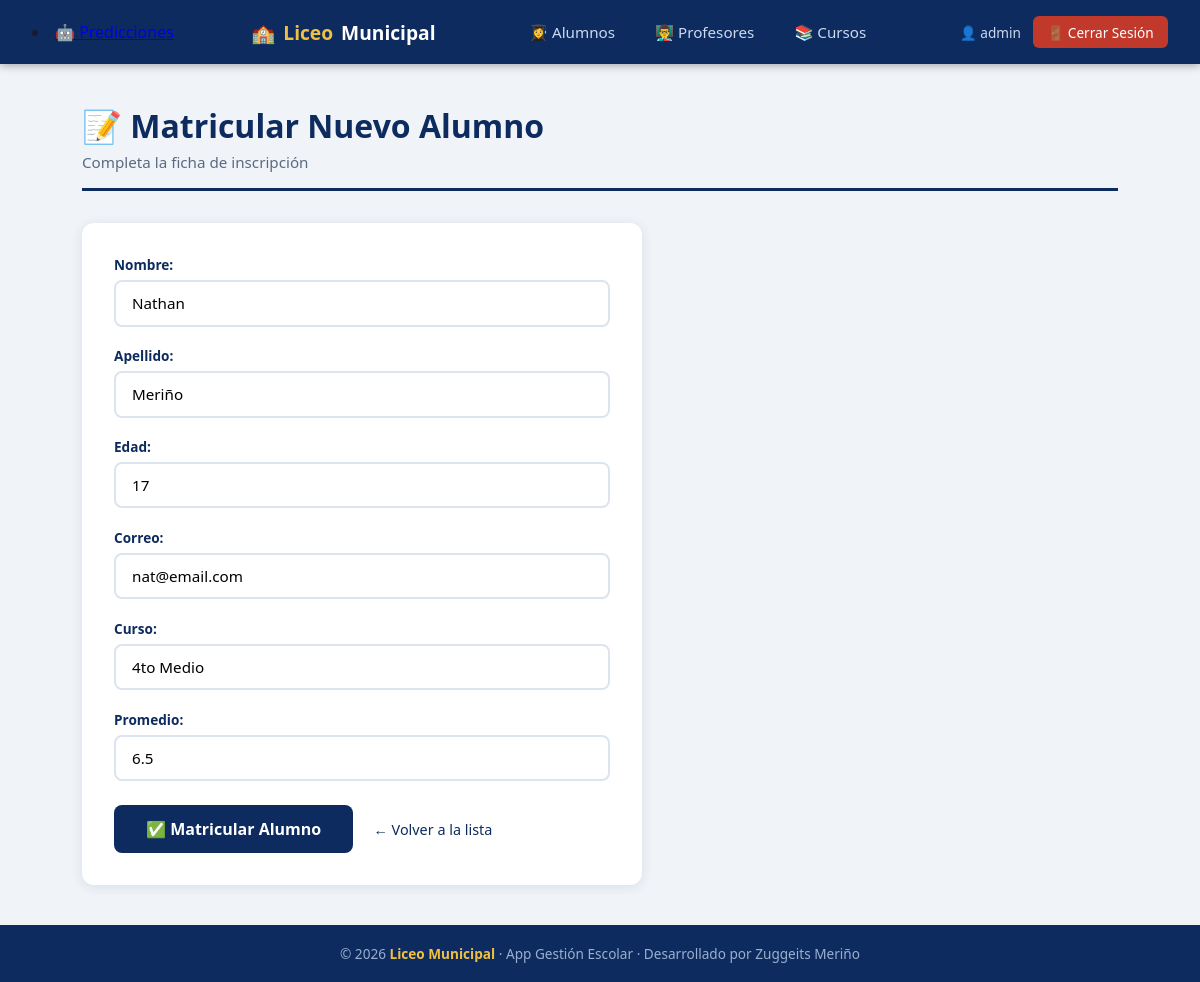
Page /alumnos/editar/2/ (signed in) on the committed database.
### alumnos/models.py (models this page shows, shortened)
class Alumno(models.Model):
    nombre   = models.CharField(max_length=100)
    apellido = models.CharField(max_length=100)
    edad     = models.IntegerField()
    correo   = models.EmailField(unique=True)
    curso    = models.CharField(max_length=10, default='Sin asignar')
    promedio = models.FloatField(default=0.0)
    class Meta:
        verbose_name = 'Alumno'
        verbose_name_plural = 'Alumnos'
        ordering = ['apellido', 'nombre']

### alumnos/views.py (the view)
# urls.py: path('editar/<int:pk>/',   views.editar_alumno,   name='editar'),
@login_required
def editar_alumno(request, pk):
    alumno = Alumno.objects.get(pk=pk)
    if request.method == 'POST':
        formulario = AlumnoForm(request.POST, instance=alumno)
        if formulario.is_valid():
            formulario.save()
            messages.success(request, f'✅ Los datos de {alumno.nombre} {alumno.apellido} fueron actualizados.')
            return redirect('alumnos:lista')
    else:
        formulario = AlumnoForm(instance=alumno)
    return render(request, 'alumnos/crear_alumno.html', {'formulario': formulario})

### alumnos/forms.py
class AlumnoForm(forms.ModelForm):
    class Meta:
        model  = Alumno
        fields = ['nombre', 'apellido', 'edad', 'correo', 'curso', 'promedio']
        widgets = {
            'nombre':   forms.TextInput(attrs={'class': 'campo-form', 'placeholder': 'Ej: Valentina'}),
            'apellido': forms.TextInput(attrs={'class': 'campo-form', 'placeholder': 'Ej: Rojas'}),
            'edad':     forms.NumberInput(attrs={'class': 'campo-form', 'placeholder': 'Ej: 15'}),
            'correo':   forms.EmailInput(attrs={'class': 'campo-form', 'placeholder': 'Ej: alumno@liceo.cl'}),
            'curso':    forms.TextInput(attrs={'class': 'campo-form', 'placeholder': 'Ej: 1°A'}),
            'promedio': forms.NumberInput(attrs={'class': 'campo-form', 'placeholder': 'Ej: 5.8'}),
        }

### alumnos/templates/alumnos/crear_alumno.html (shortened to what this page needs)
{% extends 'base.html' %}
{% block contenido %}
<div class="page-header">
    <h1>📝 Matricular Nuevo Alumno</h1>
    <p>Completa la ficha de inscripción</p>
</div>
<div class="form-container">
    <form method="post">
        {% for campo in formulario %}
        <div class="form-grupo-django">
            {{ campo.label_tag }}
            {{ campo }}
        </div>
        {% endfor %}
        <div style="margin-top:1.5rem;">
            <button type="submit" class="btn-primary">✅ Matricular Alumno</button>
            <a href="{% url 'alumnos:lista' %}" class="btn-secundario">← Volver a la lista</a>
        </div>
    </form>
</div>
{% endblock %}

### templates/base.html (shortened to what this page needs)
{% load static %}
<!DOCTYPE html>
<html lang="es">
<head>
    <link rel="stylesheet" href="{% static 'css/estilos.css' %}">
</head>
<body>
    <nav class="navbar">
        <li><a href="{% url 'predicciones:panel' %}">🤖 Predicciones</a></li>
        <a href="#" class="navbar-brand">
            🏫 <span>Liceo</span> Municipal
        </a>
        <ul class="navbar-links">
            <li><a href="{% url 'alumnos:lista' %}">👩‍🎓 Alumnos</a></li>
            <li><a href="{% url 'profesores:lista' %}">👨‍🏫 Profesores</a></li>
            <li><a href="{% url 'cursos:lista' %}">📚 Cursos</a></li>
        </ul>
        <div style="display:flex; align-items:center; gap:0.75rem;">
            {% if request.user.is_authenticated %}
                <span style="color:#ccd9f0; font-size:0.85rem;">
                    👤 {{ request.user.username }}
                </span>
                <form method="post" action="{% url 'logout' %}" style="margin:0;">
                    <button type="submit" style="
                        background-color: #c0392b;
                        color: white;
                        border: none;
                        padding: 0.4rem 0.9rem;
                        border-radius: 6px;
                        cursor: pointer;
                        font-size: 0.85rem;
                        font-family: inherit;
                    ">🚪 Cerrar Sesión</button>
                </form>
            {% else %}
                <a href="{% url 'login' %}" style="color:#f0c040; font-size:0.85rem;">
                    🔑 Iniciar Sesión
                </a>
            {% endif %}
        </div>
    </nav>
    <main>
        {% block contenido %}{% endblock %}
    </main>
    <footer>
        <p>© 2026 <strong>Liceo Municipal</strong> · App Gestión Escolar · Desarrollado por Zuggeits Meriño</p>
    </footer>
</body>
</html>

### static/css/estilos.css (style rules this page uses)
* { margin: 0; padding: 0; box-sizing: border-box; }
body { font-family: 'Segoe UI', Tahoma, Geneva, Verdana, sans-serif; background-color: #f0f4f8; color: #1a1a2e; min-height: 100vh; display: flex; flex-direction: column; }
.navbar { background-color: #0d2b5e; padding: 0 2rem; display: flex; align-items: center; justify-content: space-between; height: 64px; box-shadow: 0 2px 8px rgba(0, 0, 0, 0.3); }
.navbar-brand { color: #ffffff; font-size: 1.2rem; font-weight: 700; text-decoration: none; display: flex; align-items: center; gap: 0.5rem; }
.navbar-brand span { color: #f0c040; }
.navbar-links { display: flex; list-style: none; gap: 0.5rem; }
.navbar-links a { color: #ccd9f0; text-decoration: none; padding: 0.5rem 1rem; border-radius: 6px; font-size: 0.95rem; transition: background-color 0.2s, color 0.2s; }
main { flex: 1; padding: 2.5rem 2rem; max-width: 1100px; width: 100%; margin: 0 auto; }
.page-header { margin-bottom: 2rem; padding-bottom: 1rem; border-bottom: 3px solid #0d2b5e; }
.page-header h1 { font-size: 2rem; color: #0d2b5e; font-weight: 700; }
.page-header p { color: #5a6a80; margin-top: 0.3rem; font-size: 0.95rem; }
footer { background-color: #0d2b5e; color: #9ab0d0; text-align: center; padding: 1.2rem; font-size: 0.85rem; margin-top: auto; }
footer strong { color: #f0c040; }
.btn-secundario { display: inline-block; margin-left: 1rem; color: #5a6a80; text-decoration: none; font-size: 0.9rem; }
.form-container { background: white; border-radius: 12px; padding: 2rem; max-width: 560px; box-shadow: 0 2px 12px rgba(13, 43, 94, 0.1); }
.campo-form { width: 100%; padding: 0.7rem 1rem; border: 2px solid #dce4f0; border-radius: 8px; font-size: 0.95rem; font-family: inherit; transition: border-color 0.2s; outline: none; }
.form-grupo-django { margin-bottom: 1.2rem; }
.form-grupo-django label { display: block; font-size: 0.85rem; font-weight: 600; color: #0d2b5e; margin-bottom: 0.4rem; }
.btn-primary { background-color: #0d2b5e; color: white; border: none; padding: 0.8rem 2rem; border-radius: 8px; font-size: 1rem; font-weight: 600; cursor: pointer; font-family: inherit; transition: background-color 0.2s; }
.btn-secundario { display: inline-block; margin-left: 1rem; color: #0d2b5e; text-decoration: none; font-size: 0.9rem; }

### rows in the picture
Alumno: formulario "Nathan" "Meriño" "17" "nat@email.com" "4to Medio" "6.5"

### other values in the picture
{{ request.user.username }} "admin"
{{ campo.label_tag }} "Nombre:" "Apellido:" "Edad:" "Correo:" "Curso:" "Promedio:"
